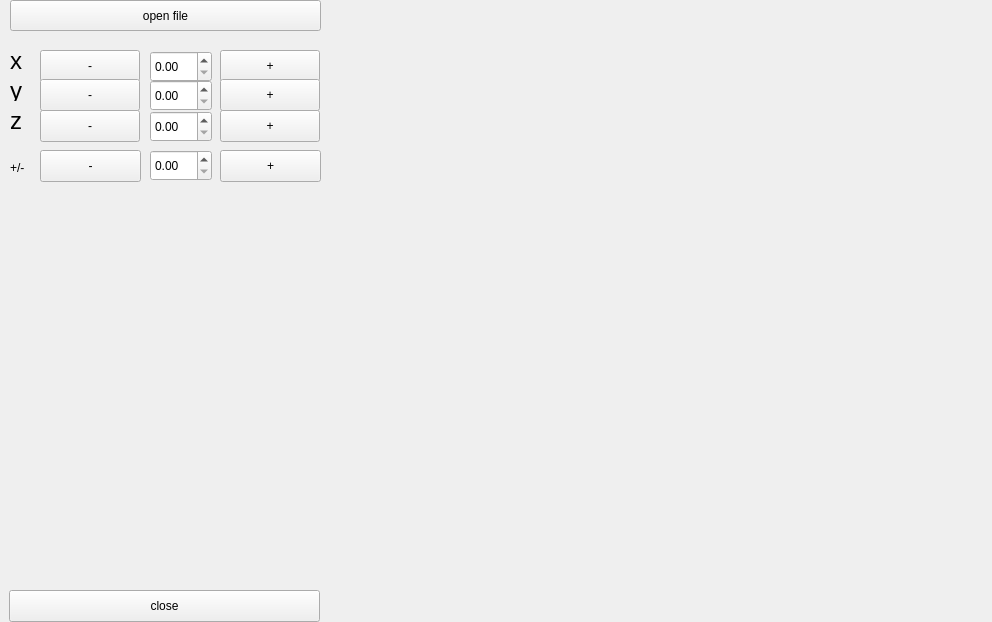
<?xml version="1.0" encoding="UTF-8"?>
<ui version="4.0">
 <class>MainWindow</class>
 <widget class="QMainWindow" name="MainWindow">
  <property name="geometry">
   <rect>
    <x>0</x>
    <y>0</y>
    <width>992</width>
    <height>622</height>
   </rect>
  </property>
  <property name="windowTitle">
   <string>MainWindow</string>
  </property>
  <widget class="QWidget" name="centralwidget">
   <widget class="QPushButton" name="pushButton">
    <property name="geometry">
     <rect>
      <x>10</x>
      <y>0</y>
      <width>311</width>
      <height>31</height>
     </rect>
    </property>
    <property name="text">
     <string>open file</string>
    </property>
   </widget>
   <widget class="QPushButton" name="pushButton_2">
    <property name="geometry">
     <rect>
      <x>9</x>
      <y>590</y>
      <width>311</width>
      <height>32</height>
     </rect>
    </property>
    <property name="text">
     <string>close</string>
    </property>
   </widget>
   <widget class="QLabel" name="label">
    <property name="geometry">
     <rect>
      <x>10</x>
      <y>110</y>
      <width>21</width>
      <height>21</height>
     </rect>
    </property>
    <property name="font">
     <font>
      <pointsize>18</pointsize>
     </font>
    </property>
    <property name="text">
     <string>z</string>
    </property>
   </widget>
   <widget class="QLabel" name="label_2">
    <property name="geometry">
     <rect>
      <x>10</x>
      <y>80</y>
      <width>21</width>
      <height>21</height>
     </rect>
    </property>
    <property name="font">
     <font>
      <pointsize>18</pointsize>
     </font>
    </property>
    <property name="text">
     <string>y</string>
    </property>
   </widget>
   <widget class="QLabel" name="label_3">
    <property name="geometry">
     <rect>
      <x>10</x>
      <y>50</y>
      <width>21</width>
      <height>21</height>
     </rect>
    </property>
    <property name="font">
     <font>
      <pointsize>18</pointsize>
     </font>
    </property>
    <property name="text">
     <string>x</string>
    </property>
   </widget>
   <widget class="QPushButton" name="pushButton_3">
    <property name="geometry">
     <rect>
      <x>40</x>
      <y>150</y>
      <width>101</width>
      <height>32</height>
     </rect>
    </property>
    <property name="text">
     <string>-</string>
    </property>
   </widget>
   <widget class="QPushButton" name="pushButton_4">
    <property name="geometry">
     <rect>
      <x>220</x>
      <y>150</y>
      <width>101</width>
      <height>32</height>
     </rect>
    </property>
    <property name="text">
     <string>+</string>
    </property>
   </widget>
   <widget class="QPushButton" name="pushButton_5">
    <property name="geometry">
     <rect>
      <x>40</x>
      <y>50</y>
      <width>100</width>
      <height>32</height>
     </rect>
    </property>
    <property name="text">
     <string>-</string>
    </property>
   </widget>
   <widget class="QPushButton" name="pushButton_6">
    <property name="geometry">
     <rect>
      <x>220</x>
      <y>50</y>
      <width>100</width>
      <height>32</height>
     </rect>
    </property>
    <property name="text">
     <string>+</string>
    </property>
   </widget>
   <widget class="QDoubleSpinBox" name="doubleSpinBox">
    <property name="geometry">
     <rect>
      <x>150</x>
      <y>51</y>
      <width>62</width>
      <height>31</height>
     </rect>
    </property>
   </widget>
   <widget class="QPushButton" name="pushButton_7">
    <property name="geometry">
     <rect>
      <x>40</x>
      <y>79</y>
      <width>100</width>
      <height>32</height>
     </rect>
    </property>
    <property name="text">
     <string>-</string>
    </property>
   </widget>
   <widget class="QPushButton" name="pushButton_8">
    <property name="geometry">
     <rect>
      <x>220</x>
      <y>79</y>
      <width>100</width>
      <height>32</height>
     </rect>
    </property>
    <property name="text">
     <string>+</string>
    </property>
   </widget>
   <widget class="QDoubleSpinBox" name="doubleSpinBox_2">
    <property name="geometry">
     <rect>
      <x>150</x>
      <y>80</y>
      <width>62</width>
      <height>31</height>
     </rect>
    </property>
   </widget>
   <widget class="QPushButton" name="pushButton_9">
    <property name="geometry">
     <rect>
      <x>40</x>
      <y>110</y>
      <width>100</width>
      <height>32</height>
     </rect>
    </property>
    <property name="text">
     <string>-</string>
    </property>
   </widget>
   <widget class="QDoubleSpinBox" name="doubleSpinBox_3">
    <property name="geometry">
     <rect>
      <x>150</x>
      <y>111</y>
      <width>62</width>
      <height>31</height>
     </rect>
    </property>
   </widget>
   <widget class="QPushButton" name="pushButton_10">
    <property name="geometry">
     <rect>
      <x>220</x>
      <y>110</y>
      <width>100</width>
      <height>32</height>
     </rect>
    </property>
    <property name="text">
     <string>+</string>
    </property>
   </widget>
   <widget class="QDoubleSpinBox" name="doubleSpinBox_4">
    <property name="geometry">
     <rect>
      <x>150</x>
      <y>150</y>
      <width>62</width>
      <height>31</height>
     </rect>
    </property>
   </widget>
   <widget class="QLabel" name="label_4">
    <property name="geometry">
     <rect>
      <x>10</x>
      <y>160</y>
      <width>21</width>
      <height>16</height>
     </rect>
    </property>
    <property name="text">
     <string>+/-</string>
    </property>
   </widget>
  </widget>
 </widget>
 <resources/>
 <connections/>
</ui>
